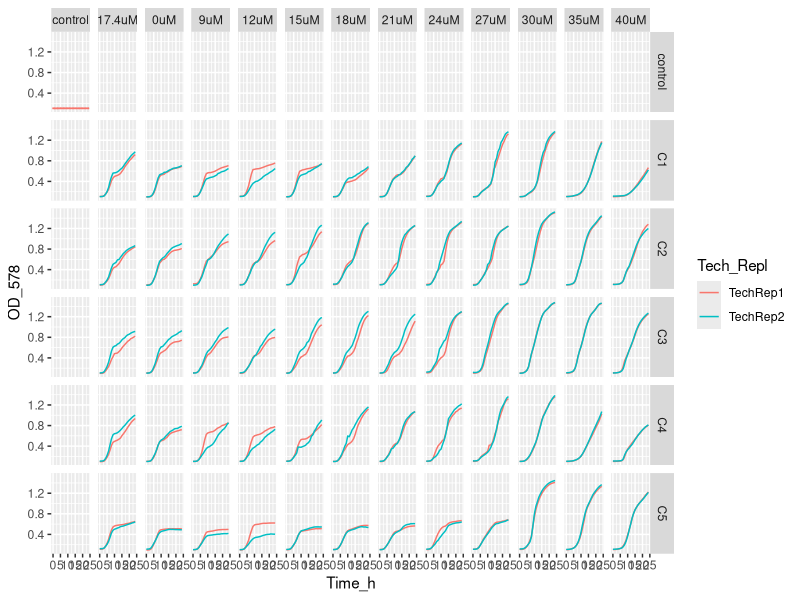
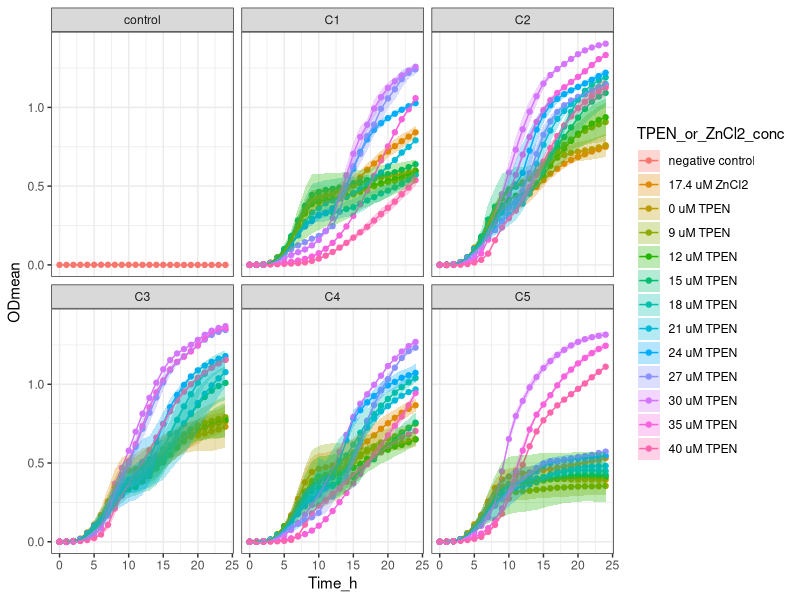

Reproduce these figures in R, in order.
setwd("~/ITQB/Plate readings/Exp39_2plates_28052024")

library(tidyverse)

library(readxl)
Exp39 <- Exp39_2plates_28052024 <- read_excel("Exp39_2plates_28052024_final_final.xlsx")
View(Exp39) 

Exp39_v1 <- Exp39 %>%
  pivot_longer(names_to = "Condition", values_to = "OD_578", cols = -Time_h)
Exp39_v1
View(Exp39_v1)


Exp39_v2 <- separate(Exp39_v1, Condition, 
                     c("Community",
                       "Transfer_medium",
                       "Zn_condition", 
                       "Tech_Repl",
                       "Biol_Repl",
                       "TPEN_or_ZnCl2_conc",
                       "Well_number"), 
                     sep = "_", remove = FALSE,
                     convert = FALSE)
View(Exp39_v2)

Exp39_v2$OD_578 <- as.numeric (Exp39_v2$OD_578) #Because OD_578 values are character

Exp39_v2$TPEN_or_ZnCl2_conc <- factor(Exp39_v2$TPEN_or_ZnCl2_conc, levels = c("nodrug",
                                                                              "1.74",
                                                                              "0",
                                                                              "1.8",
                                                                              "2.4",
                                                                              "3.0",
                                                                              "3.6",
                                                                              "4.2",
                                                                              "4.8",
                                                                              "5.4",
                                                                              "6.0",
                                                                              "7.0",
                                                                              "8.0"))

Exp39_v2 <- Exp39_v2 %>% mutate(TPEN_or_ZnCl2_conc = recode (TPEN_or_ZnCl2_conc,
                                                             "nodrug" = "control",
                                                             "1.74" = "17.4uM",
                                                             "0" = "0uM",
                                                             "1.8" = "9uM",
                                                             "2.4" = "12uM",
                                                             "3.0" = "15uM",
                                                             "3.6" = "18uM",
                                                             "4.2" = "21uM",
                                                             "4.8" = "24uM",
                                                             "5.4" = "27uM",
                                                             "6.0" = "30uM",
                                                             "7.0" = "35uM",
                                                             "8.0" = "40uM"))


Exp39_v2$Community <- factor(Exp39_v2$Community, levels = c("control",
                                                            "C1",
                                                            "C2",
                                                            "C3",
                                                            "C4",
                                                            "C5"))

Exp39_v2 %>%
  ggplot(aes(x= Time_h, y=OD_578, color = Tech_Repl)) +
  geom_line() +
  facet_grid (Community ~ TPEN_or_ZnCl2_conc)


Exp39_v3<- Exp39_v2 %>% group_by(Community, Transfer_medium, Zn_condition, Tech_Repl, Biol_Repl, Well_number) %>%
  mutate(blank = Time_h ==0)


View(Exp39_v3)

Exp39_v4 <- Exp39_v3 %>%
  group_by(Community, Transfer_medium, Zn_condition, Tech_Repl, Biol_Repl, Well_number) %>%
  mutate(OD = OD_578 - OD_578[blank]) %>%
  ungroup()


View(Exp39_v4)

#Obtain the mean and sd
Exp39_v5 <- Exp39_v4 %>% group_by(Time_h, Community, TPEN_or_ZnCl2_conc, Zn_condition) %>%
  summarise(ODmean = mean(OD), sdOD = sd(OD), n())

Exp39_v5$Community <- factor(Exp39_v5$Community, levels = c("control",
                                                            "C1",
                                                            "C2",
                                                            "C3",
                                                            "C4",
                                                            "C5"))


Exp39_v5 <- Exp39_v5 %>% mutate(TPEN_or_ZnCl2_conc =  recode (TPEN_or_ZnCl2_conc,
                                                              "control" = "negative control",
                                                              "17.4uM" = "17.4 uM ZnCl2",
                                                              "0uM" = "0 uM TPEN",
                                                              "9uM" = "9 uM TPEN",
                                                              "12uM" = "12 uM TPEN",
                                                              "15uM" = "15 uM TPEN",
                                                              "18uM" = "18 uM TPEN",
                                                              "21uM" = "21 uM TPEN",
                                                              "24uM" = "24 uM TPEN",
                                                              "27uM" = "27 uM TPEN",
                                                              "30uM" = "30 uM TPEN",
                                                              "35uM" = "35 uM TPEN",
                                                              "40uM" = "40 uM TPEN"))




Exp39_v5  %>% ggplot(aes(x = Time_h,
                         y = ODmean,
                         color = TPEN_or_ZnCl2_conc,
                         fill = TPEN_or_ZnCl2_conc
)) +
  geom_point() +
  geom_line() +
  geom_ribbon(aes(ymin=ODmean-sdOD, ymax=ODmean+sdOD),
              alpha = 0.3, colour = NA) +
  facet_wrap (Community ~ .) +
  theme_bw()
